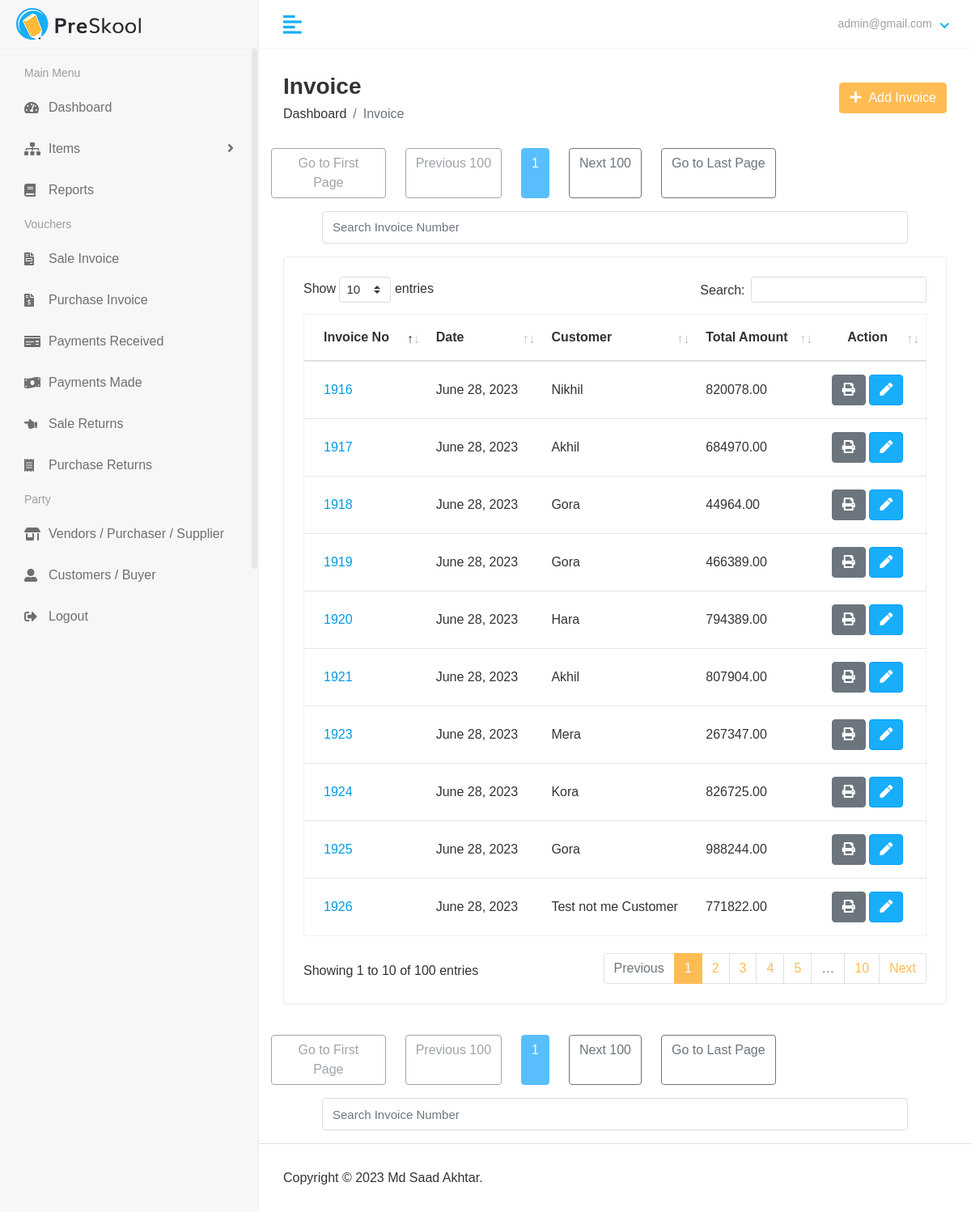
Page /finance/view_invoices/ (signed in) on the committed database.
### accounts/models.py (models this page shows)
class CustomUser(AbstractUser):
    def __str__(self):
        return self.email

### finance/models.py (models this page shows, shortened)
class Invoice(models.Model):
    invoice_no = models.CharField(_("invoice_no"), max_length=50)
    customer = models.ForeignKey(Customer,on_delete=models.CASCADE, null=True)
    date = models.DateField(_("date"), auto_now=False, auto_now_add=False)
    total_taxable_amount = models.DecimalField(max_digits=10, decimal_places=2,default=0)
    total_state_tax_amount = models.DecimalField(max_digits=10, decimal_places=2,default=0)
    total_central_tax_amount = models.DecimalField(max_digits=10, decimal_places=2,default=0)
    total_integrated_tax_amount = models.DecimalField(max_digits=10, decimal_places=2,default=0)
    total_amount = models.DecimalField(max_digits=10, decimal_places=2,default=0)
    tax_type = models.IntegerField(choices=TAX_TYPE,default=1)
    extra_details = models.JSONField(default=dict)
    shipping_details = models.ForeignKey(ShippingDetail,on_delete=models.CASCADE,null=True)
    valid = models.BooleanField(default=False)
    created_at = models.DateTimeField(auto_now_add=True,null = True)
    updated_at = models.DateTimeField(auto_now_add=True,null = True)
    changed_by_user = models.ForeignKey(CustomUser,null=True,on_delete=models.PROTECT)

class Customer(models.Model):
    name = models.CharField(_("name"), max_length=50)
    email = models.EmailField(_("email"), max_length=254,null=True)
    phone = models.CharField(_("phone"), max_length=50, null=True)
    address = models.TextField()
    state = models.IntegerField(choices=STATES,default=1)
    gstin = models.CharField(_("gstin"), max_length=15,null=True)
    pancard = models.CharField(_("pancard"), max_length=15,null=True)
    save_last_rate = models.IntegerField(choices=YES_NO,default=2)
    current_balance = models.DecimalField(max_digits=10, decimal_places=2,default=decimal.Decimal(0))
    created_at = models.DateTimeField(auto_now_add=True,null = True)
    updated_at = models.DateTimeField(auto_now_add=True,null = True)
    changed_by_user = models.ForeignKey(CustomUser,on_delete=models.PROTECT,null=True)
    def __str__(self):
        return self.name

### finance/views.py (the view)
# urls.py: path('view_invoices/',views.view_invoices,name="view_invoices"),
@login_required(login_url="account_login")
def view_invoices(request):
    if not request.user.has_perm('finance.view_invoice'):
        return HttpResponse("Permission Error. Sorry You are not authorised to visit this page")
    inv_no = request.GET.get("inv_search")
    if inv_no:
        invoices = Invoice.objects.filter(invoice_no__contains=inv_no,valid=True).order_by('-id')
    else:
        invoices = Invoice.objects.filter(valid=True).order_by('-id')
    pagination_applied = True
    if(invoices.count() < 1000):
        invoices_paged = invoices
        pagination_applied = False
    else:
        paginator = Paginator(invoices, 100)  # Show 100 invoices per page
        page_number = request.GET.get('page')
        invoices_paged = paginator.get_page(page_number)
    return render(request,"hod/view_invoice.html",{
        "invoices":invoices_paged,
        "pagination_applied":pagination_applied
    })

### finance/templates/hod/view_invoice.html (shortened to what this page needs)
{% extends 'base.html' %}
{% block content %}
<div class="main-wrapper">
  <div class="page-wrapper">
    <div class="content container-fluid">
      <div class="page-header">
        <div class="row align-items-center">
          <div class="col">
            <h3 class="page-title">Invoice</h3>
            <ul class="breadcrumb">
              <li class="breadcrumb-item">
                <a href="{% url 'finance_dashboard' %}">Dashboard</a>
              </li>
              <li class="breadcrumb-item active">Invoice</li>
            </ul>
          </div>
          <div class="col-auto text-right float-right ml-auto">
            <a href="{% url 'add_invoices' %}" class="btn btn-primary"
              ><i class="fas fa-plus"></i> &nbsp;Add Invoice
            </a>
          </div>
        </div>
      </div>
      {% if pagination_applied %}
      <div class="row pagination my-2">
          {% if invoices.number == 1 %}
            <a class="btn btn-outline-secondary disabled col-sm-2" href="?page=1">Go to First Page</a>
          {% else %}
            <a class="btn btn-outline-secondary col-sm-2" href="?page=1">Go to First Page</a>
          {% endif %}
          {% if invoices.has_previous %}
            <a class="btn btn-outline-secondary mx-4" href="?page={{ invoices.previous_page_number }}">Previous 100</a>
          {% else %}
            <a class="btn btn-outline-secondary mx-4 disabled" href="#">Previous 100</a>
          {% endif %}
          <span  class="current-page btn-info btn disabled ">{{ invoices.number }}</span>
          {% if invoices.has_next %}
              <a class="btn btn-outline-secondary mx-4" href="?page={{ invoices.next_page_number }}">Next 100</a>
            {% else %}
              <a class="btn btn-outline-secondary disabled mx-4" href="">Next 100</a>
          {% endif %}
          {% if invoices.number == invoices.paginator.num_pages %}
          <a class="btn btn-outline-secondary disabled col-sm-2" href="?page={{ invoices.paginator.num_pages }}">Go to Last Page</a>
          {% else %}
          <a class="btn btn-outline-secondary col-sm-2" href="?page={{ invoices.paginator.num_pages }}">Go to Last Page</a>
          {% endif %}
          {% endif %}
      </div>
          <form action="" method="get" class="mx-5 my-3">
            <input type="text"
            class="form-control" style="display:inline;" name="inv_search" id="" placeholder="Search Invoice Number">
          </form>
      <div class="row">
        <div class="col-sm-12">
          <div class="card card-table">
            <div class="card-body">
              <div class="table-responsive">
                <table id="table_id" class="table table-hover table-center mb-0">
                    <thead>
                      <tr>
                        <th>Invoice No</th>
                        <th>Date</th>
                        <th>Customer</th>
                        <th>Total Amount</th>
                        <th class="text-center">Action</th>
                      </tr>
                    </thead>
                    <tbody>
                      {% for i in invoices %}
                      <tr>
                          <td><a href="{% url 'edit_invoice' i.id %}">{{i.invoice_no}}</a></td>
                        <td>{{i.date}}</td>
                        <td>{{i.customer}}
                        </td>
                        <td >{{i.total_amount}}</td>
                        <td class="text-center">
                          <div class="actions">
                            <a
                              class="btn btn-secondary"
                              target="_blank"
                              href="{% url "invoice" i.id %}"
                              >
                              <i class="fas fa-print"></i>
                            </a>
                            <a
                              href="{% url 'edit_invoice' i.id %}"
                              class="btn btn-info bg-success-light"
                            >
                              <i class="fas fa-pen"></i>
                            </a>
                          </div>
                        </td>
                      </tr>
                      {% endfor %}
                    </tbody>
                  </table>
              </div>
            </div>
          </div>
        </div>
      </div>
      {% if pagination_applied %}
      <div class="row my-2">
        {% if invoices.number == 1 %}
          <a class="btn btn-outline-secondary disabled col-sm-2" href="?page=1">Go to First Page</a>
        {% else %}
          <a class="btn btn-outline-secondary col-sm-2" href="?page=1">Go to First Page</a>
        {% endif %}
        {% if invoices.has_previous %}
          <a class="btn btn-outline-secondary mx-4" href="?page={{ invoices.previous_page_number }}">Previous 100</a>
        {% else %}
          <a class="btn btn-outline-secondary mx-4 disabled" href="#">Previous 100</a>
        {% endif %}
        <span  class="current-page btn-info btn disabled ">{{ invoices.number }}</span>
        {% if invoices.has_next %}
            <a class="btn btn-outline-secondary mx-4" href="?page={{ invoices.next_page_number }}">Next 100</a>
          {% else %}
            <a class="btn btn-outline-secondary disabled mx-4" href="">Next 100</a>
        {% endif %}
        {% if invoices.number == invoices.paginator.num_pages %}
        <a class="btn btn-outline-secondary disabled col-sm-2" href="?page={{ invoices.paginator.num_pages }}">Go to Last Page</a>
      {% else %}
      <a class="btn btn-outline-secondary col-sm-2" href="?page={{ invoices.paginator.num_pages }}">Go to Last Page</a>
        {% endif %}
      </div>
      {% endif %}
        <form action="" method="get" class="mx-5 my-3">
            <input type="text"
            class="form-control" style="display:inline;" name="inv_search" id="" placeholder="Search Invoice Number">
        </form>
    </div>
{% endblock content %}

### finance/templates/includes/header.html (shortened to what this page needs)
{% load static %}
<div class="header">
    <div class="header-left">
       <a href="index.html" class="logo">
       <img src="{% static 'assets/img/logo.png' %}" alt="Logo">
       </a>
    </div>
    <a href="javascript:void(0);" id="toggle_btn">
    <i class="fas fa-align-left"></i>
    </a>
    <ul class="nav user-menu">
       <li class="nav-item dropdown has-arrow">
          <a href="#" class="dropdown-toggle nav-link" data-toggle="dropdown">
          <span class="user-img">
            {% if request.user.first_name %}
               {{request.user.first_name}} {{request.user.last_name}}
            {% else %}
               {{request.user}}
            {% endif %}
         </span>
          </a>
       </li>
    </ul>
 </div>

### static/assets/css/style.css (style rules this page uses)
html { height: 100%; }
body { background-color: #fff; color: #333; font-family: 'Poppins', sans-serif; font-size: 1rem; height: 100%; line-height: 1.5; overflow-x: hidden; }
h1, h2, h3, h4, h5, h6 { font-family: 'Poppins', sans-serif; margin-top: 0; }
.form-control { border: 1px solid #ddd; box-shadow: none; color: #333; font-size: 15px; height: 40px; }
a { color: #009ce7; }
input, button, a { transition: all 0.4s ease; -moz-transition: all 0.4s ease; -o-transition: all 0.4s ease; -ms-transition: all 0.4s ease; -webkit-transition: all 0.4s ease; }
input, input:focus, button, button:focus { outline: none; }
input[type=text], input[type=password] { -webkit-appearance: none; -moz-appearance: none; appearance: none; }
ul, ol { padding: 0px; list-style: none; }
.table { color: #333; max-width: 100%; margin-bottom: 0; width: 100%; }
.table.dataTable { border-collapse: collapse !important; border: 1px solid rgba(0, 0, 0, 0.05); }
.table thead tr th { font-weight: 600; }
.table tbody tr { border-bottom: 1px solid rgba(0, 0, 0, 0.05); }
.table.table-center td, .table.table-center th { vertical-align: middle; }
.card-table .card-body .table > thead > tr > th { border-top: 0; }
.card-table .card-body .table tr td:first-child, .card-table .card-body .table tr th:first-child { padding-left: 1.5rem; }
.card-table .card-body .table tr td:last-child, .card-table .card-body .table tr th:last-child { padding-right: 1.5rem; }
.card-table .table td, .card-table .table th { border-top: 1px solid #e2e5e8; padding: 1rem 0.75rem; white-space: nowrap; }
.btn-primary { background-color: #FFBC53; border: 1px solid #FFBC53; }
.btn-info { background-color: #009efb; border: 1px solid #009efb }
.btn-info.disabled, .btn-info:disabled { background-color: #009efb; border-color: #009efb; color: #fff; }
.card { border: 1px solid #ececf5; box-shadow: 0 1px 3px 0 rgba(0, 0, 0, 0.03); margin-bottom: 1.875rem; }
.card-body { padding: 1.5rem; }
.bg-success-light { background-color: #18aefa; color: #fff; }
.header { background-color: #fff; border-bottom: 1px solid #f3f3f4; left: 0; position: fixed; right: 0; top: 0; z-index: 1001; height: 60px; }
.header .header-left { float: left; height: 60px; padding: 0 20px; position: relative; width: 320px; z-index: 1; transition: all 0.2s ease-in-out; background-color: #f7f7fa; border-bottom: 1px solid #efefef; border-right: 1px solid #ececf5; display: flex; align-items: center; }
.header .header-left .logo { display: inline-block; line-height: 60px; }
.header .header-left .logo img { max-height: 40px; width: auto; }
.header .dropdown-toggle:after { display: none; }
.header .has-arrow .dropdown-toggle:after { border-top: 0; border-left: 0; border-bottom: 2px solid #18aefa; border-right: 2px solid #18aefa; content: ''; height: 8px; display: inline-block; pointer-events: none; -webkit-transform-origin: 66% 66%; -ms-transform-origin: 66% 66%; transform-origin: 66% 66%; -webkit-transform: rotate(45deg); -ms-transform: rotate(45deg); transform: rotate(45deg); -webkit-transition: all 0.15s ease-in-out; transition: all 0.15s ease-in-out; width: 8px; vertical-align: 0px; }
.user-menu { float: right; margin: 0; position: relative; z-index: 99; padding-right: 15px; }
.user-menu.nav > li > a { color: #a0a0a0; font-size: 14px; line-height: 58px; padding: 0 15px; height: 60px; }
.user-img { margin-right: 3px; position: relative; }
.main-wrapper { width: 100%; height: 100vh; min-height: 100vh; }
.page-wrapper { margin-left: 320px; padding-top: 60px; position: relative; transition: all 0.4s ease; }
.page-wrapper > .content { padding: 1.875rem 1.875rem 0; }
.page-header { margin-bottom: 1.875rem; }
.page-header .breadcrumb { background-color: transparent; color: #6c757d; font-size: 1rem; font-weight: 500; margin-bottom: 0; padding: 0; }
.page-header .breadcrumb a { color: #333; }
.page-title { font-size: 28px; font-weight: 600; color: #333; margin-bottom: 5px; }
@media (min-width: 992px) { #toggle_btn { align-items: center; color: #18aefa; display: inline-flex; float: left; font-size: 26px; height: 60px; justify-content: center; margin-left: 15px; padding: 0 15px; } }

### rows in the picture
CustomUser: user "admin@gmail.com"
Invoice: invoice_no "1926", date "June 28, 2023", customer "Test not me Customer", total_amount "771822.00"
Invoice: invoice_no "1925", date "June 28, 2023", customer "Gora", total_amount "988244.00"
Invoice: invoice_no "1924", date "June 28, 2023", customer "Kora", total_amount "826725.00"
Invoice: invoice_no "1923", date "June 28, 2023", customer "Mera", total_amount "267347.00"
Invoice: invoice_no "1921", date "June 28, 2023", customer "Akhil", total_amount "807904.00"
Invoice: invoice_no "1920", date "June 28, 2023", customer "Hara", total_amount "794389.00"
Invoice: invoice_no "1919", date "June 28, 2023", customer "Gora", total_amount "466389.00"
Invoice: invoice_no "1918", date "June 28, 2023", customer "Gora", total_amount "44964.00"
Invoice: invoice_no "1917", date "June 28, 2023", customer "Akhil", total_amount "684970.00"
Invoice: invoice_no "1916", date "June 28, 2023", customer "Nikhil", total_amount "820078.00"

### other values in the picture
{{ invoices.number }} "1"
